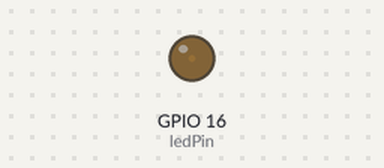
A sketch run on a simulated ESP32. On the bench: output pins drawn as LEDs (lit = HIGH).

Above: at 0.05 s.
At 2.15 s:
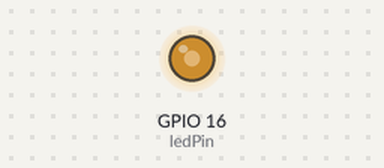
At 3.45 s:
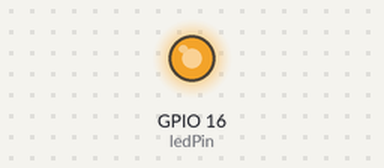
At 6.9 s:
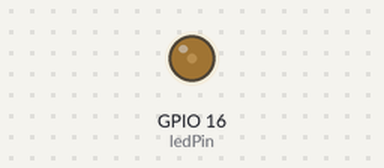
Timing chart, 0 to 10.0 s (numbered marks = the images above):
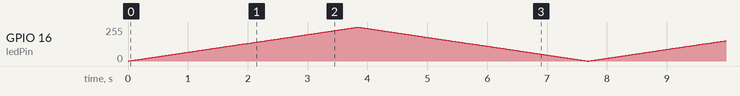

The sketch:

sketch_oct17b.ino
```cpp
#include <ETH.h>
#include <WiFi.h>
#include <WiFiAP.h>
#include <WiFiClient.h>
#include <WiFiGeneric.h>
#include <WiFiMulti.h>
#include <WiFiScan.h>
#include <WiFiServer.h>
#include <WiFiSTA.h>
#include <WiFiType.h>
#include <WiFiUdp.h>


// the number of the LED pin
const int ledPin = 16;  // 16 corresponds to GPIO16

// setting PWM properties
const int freq = 5000;
const int ledChannel = 0;
const int resolution = 8;

void setup(){
  // configure LED PWM functionalitites
  ledcSetup(ledChannel, freq, resolution);

  // attach the channel to the GPIO to be controlled
  ledcAttachPin(ledPin, ledChannel);
}

void loop(){
  // increase the LED brightness
  for(int dutyCycle = 0; dutyCycle <= 255; dutyCycle++){
    // changing the LED brightness with PWM
    ledcWrite(ledChannel, dutyCycle);
    delay(15);
  }

  // decrease the LED brightness
  for(int dutyCycle = 255; dutyCycle >= 0; dutyCycle--){
    // changing the LED brightness with PWM
    ledcWrite(ledChannel, dutyCycle);
    delay(15);
  }
}
```
